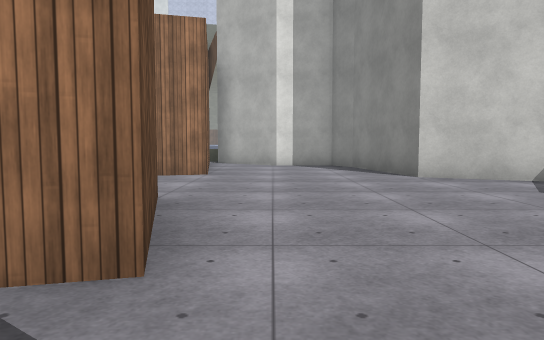
View 1 (above)

16 first-person views from a walk through a Unity game level. The camera is 1.2 m above the floor, tilts 4° down and sees 70° across. The floor is counted in squares, 2 m on a side. Each view is taken from the middle of a square. On the plan, view 1 faces up. The plan holds only what a view shows up to about 11 squares ahead; the rest is blank. The place goes on beyond the plan. The player is left out. Surface patterns are stand-ins for the level's own textures.

View 2
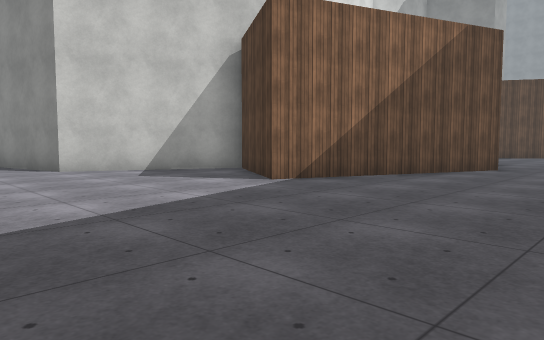

View 3
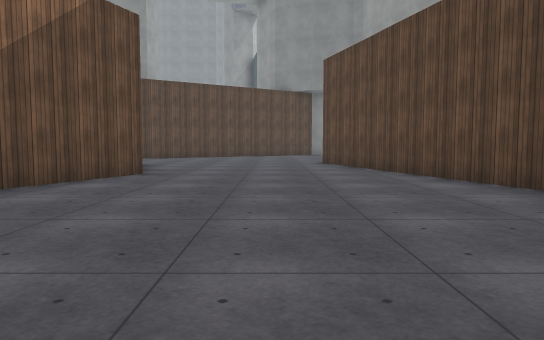

View 4
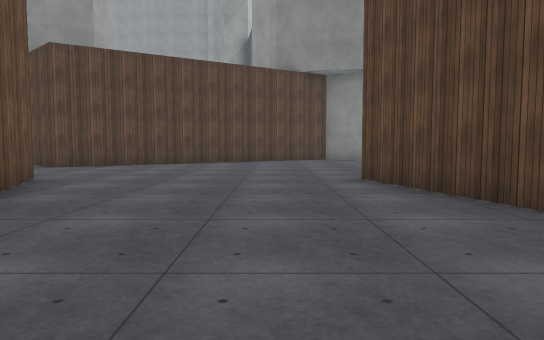

View 5
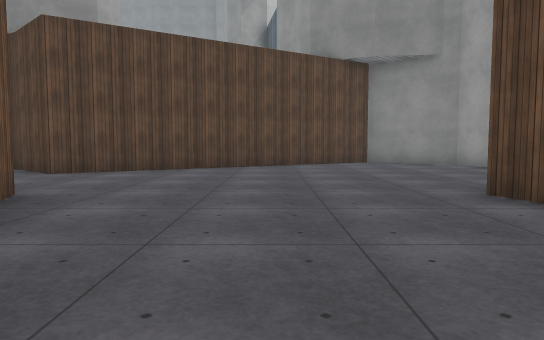

View 6
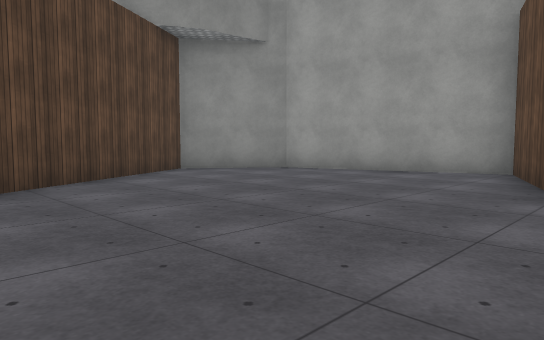

View 7
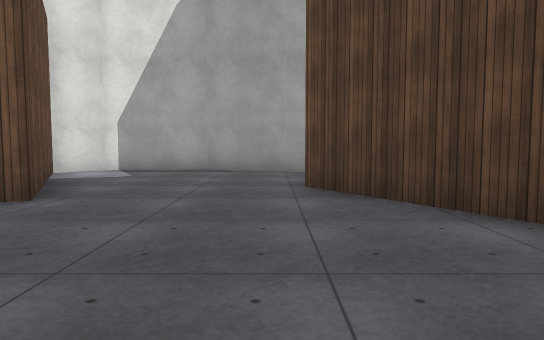

View 8
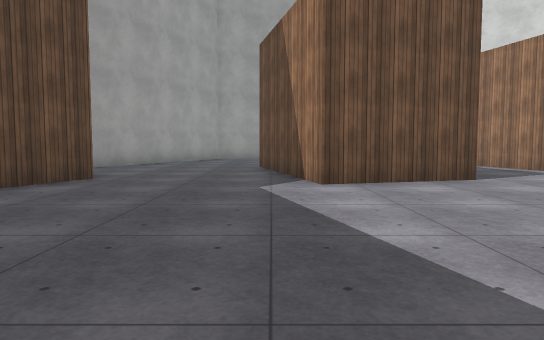

View 9
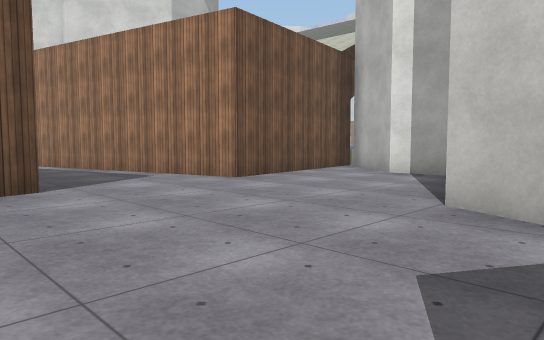

View 10
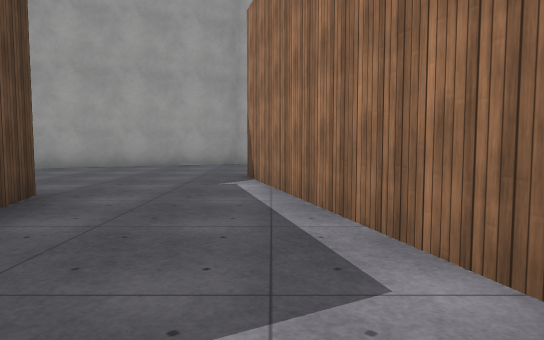

View 11
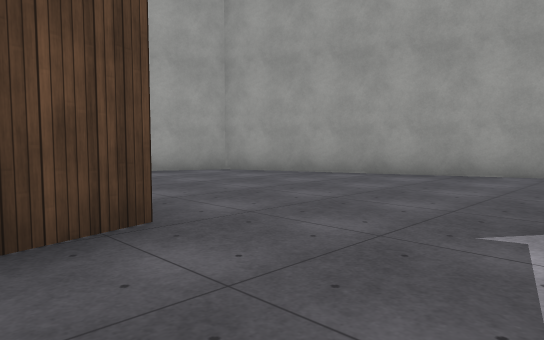

View 12
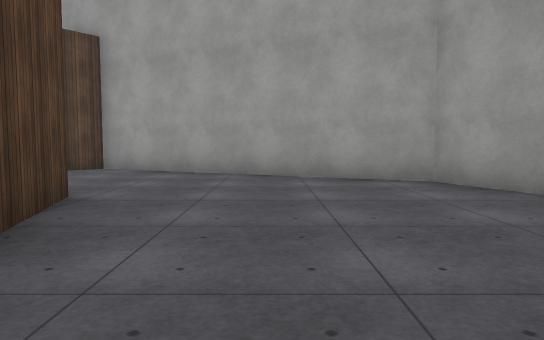

View 13
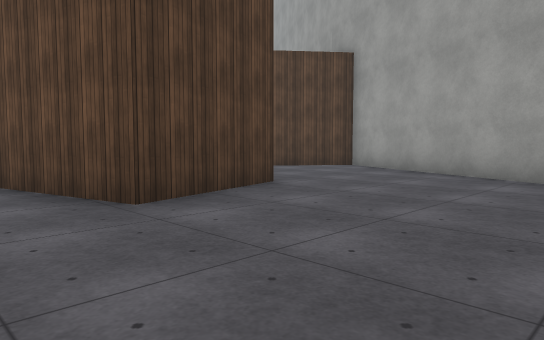

View 14
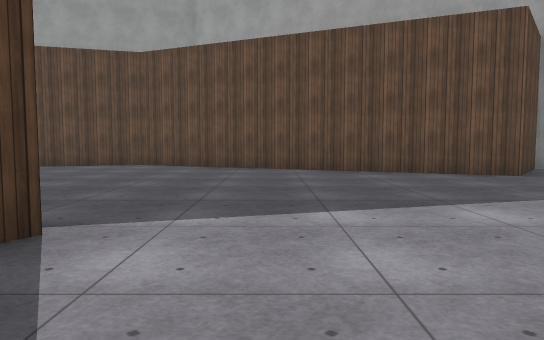

View 15
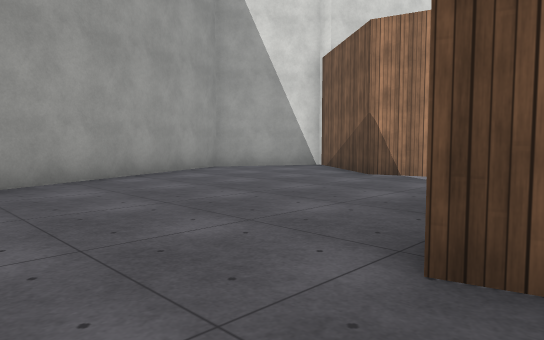

View 16
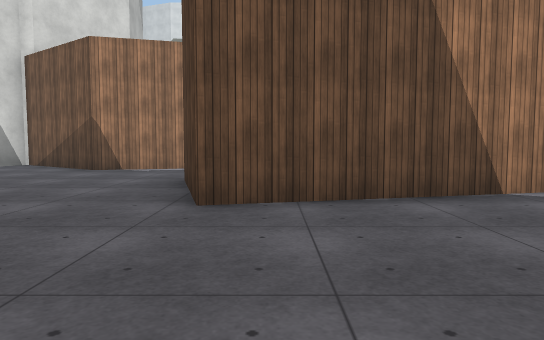

### Floor plan
Points are (right, up) in squares from view 1. A wall is a line through its corners. A room is listed if a view was taken in it or the views show most of it. See-through windows are left out.
Room 1 (views 1, 2, 3, 4, 5, 6, 7, 8, 9, 10, 11, 14)
walls: (9.6, 0.5) (4.5, 2.5) (6.1, 5.2) (2.6, 6.8) (2, 9.6) (1.6, 10.3) (0.1, 10.3) (-1.5, 11.5); (14, -4.9) (14.9, -7.4) (19.5, -6) (21, -3.9) (16.5, 3.3) (17.6, 4.6); (-1.5, -2) (6.5, -5.5) (13.6, -3.5); (-1.3, 4.4) (-0.6, 1.7) (-2.8, 1.2); (16.4, 6) (14.6, 6.7) (12.4, 6.5) (11.6, 5.7) (13.5, 2) (11.7, 1.3); (16.7, 6) (16.2, 6.1); (17.6, 4.5) (17.8, 4.9); (-5.4, 3.3) (-2.8, 3.9); (-1.9, 11.6) (-1.2, 7.4) (-5.7, 6.2)
ways out: opening at (-6, 4.5) to room 2; opening at (-2.5, -0.5) to room 2
Room 2 (views 12, 13, 15, 16)
walls: (-2.8, 1.2) (-4.7, 0.7) (-5.4, 3.3); (-5.7, 6.2) (-7.9, 5.6) (-10.7, 7.6) (-12, 5) (-9.5, -1) (-3.1, -4) (-1.5, -2)
ways out: opening at (-6, 4.5) to room 1; opening at (-2.5, -0.5) to room 1

Where each view was taken, in squares from view 1:
view 1: 0 up, 0 right, facing up
view 2: 2 down, 0 right, facing up-right
view 3: 2 down, 2 right, facing right
view 4: 2 down, 7 right, facing right
view 5: 1 down, 9 right, facing right
view 6: 1 up, 13 right, facing down-right
view 7: 2 down, 16 right, facing up
view 8: 1 up, 5 right, facing left
view 9: 3 up, 4 right, facing up-left
view 10: 6 up, 1 left, facing left
view 11: 6 up, 4 left, facing down-left
view 12: 5 up, 7 left, facing down
view 13: 5 up, 9 left, facing down-right
view 14: 5 up, 3 right, facing down
view 15: 1 down, 4 left, facing up-left
view 16: 3 down, 4 left, facing up
